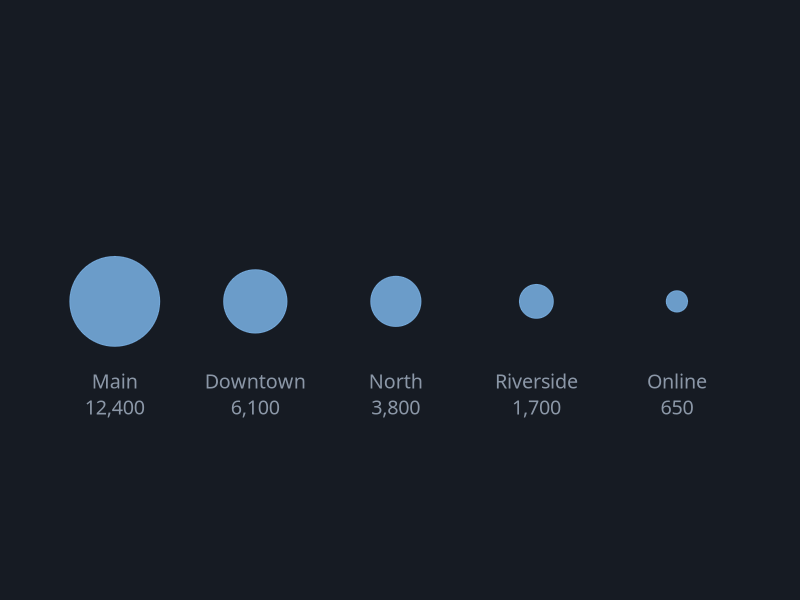
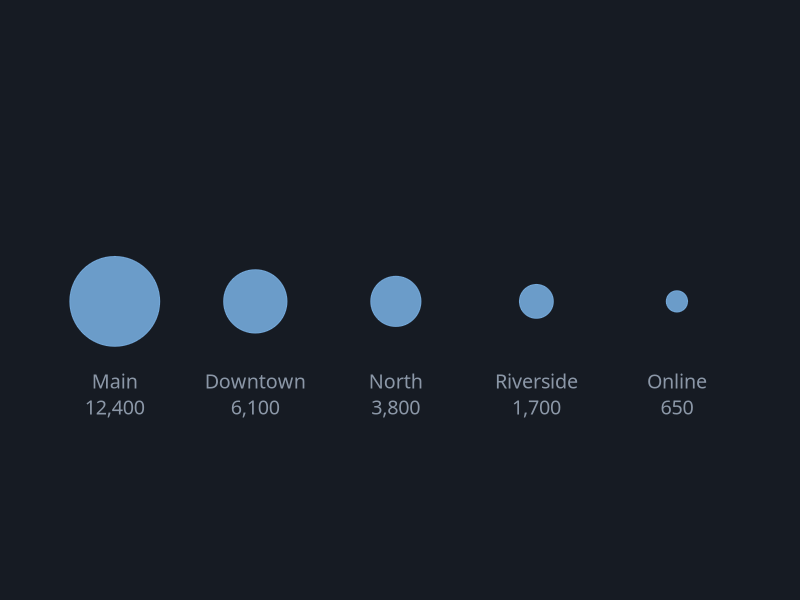

Reproduce these figures in R, in order.
# Proportional Symbol Chart
# Question: How large is each campus's student body, roughly?
# Put this script and propsymbol.csv in the same folder, then in RStudio choose
# Session > Set Working Directory > To Source File Location.

library(tidyverse)

# ---- Gallery look: dark background, soft gray text ----
font <- "IBM Plex Sans"   # use "sans" if IBM Plex Sans is not installed
ink  <- "#8B97A7"

theme_gallery <- function() {
  theme_minimal(base_size = 16, base_family = font) +
    theme(
      plot.background  = element_rect(fill = "#161B23", color = NA),
      panel.grid       = element_line(color = "#222A34"),
      panel.grid.minor = element_blank(),
      text             = element_text(color = ink),
      axis.text        = element_text(color = ink),
      legend.position  = "top",
      legend.title     = element_blank(),
      plot.margin      = margin(24, 28, 18, 18)
    )
}

df <- read_csv("propsymbol.csv", show_col_types = FALSE)

# scale_size_area() makes each circle's AREA match the number
p <- ggplot(df, aes(x = fct_inorder(campus), y = 0)) +
  geom_point(aes(size = students), color = "#75AADB", alpha = 0.9) +
  geom_text(aes(y = -0.3, label = paste0(campus, "
", scales::comma(students))),
            vjust = 1, lineheight = 1.1, color = ink, family = font, size = 5) +
  scale_size_area(max_size = 30, guide = "none") +
  scale_y_continuous(limits = c(-1, 1)) +
  labs(x = NULL, y = NULL) +
  theme_gallery() +
  theme(panel.grid = element_blank(), axis.text = element_blank())

ggsave("propsymbol.png", p, width = 9, height = 6, dpi = 200)
p
